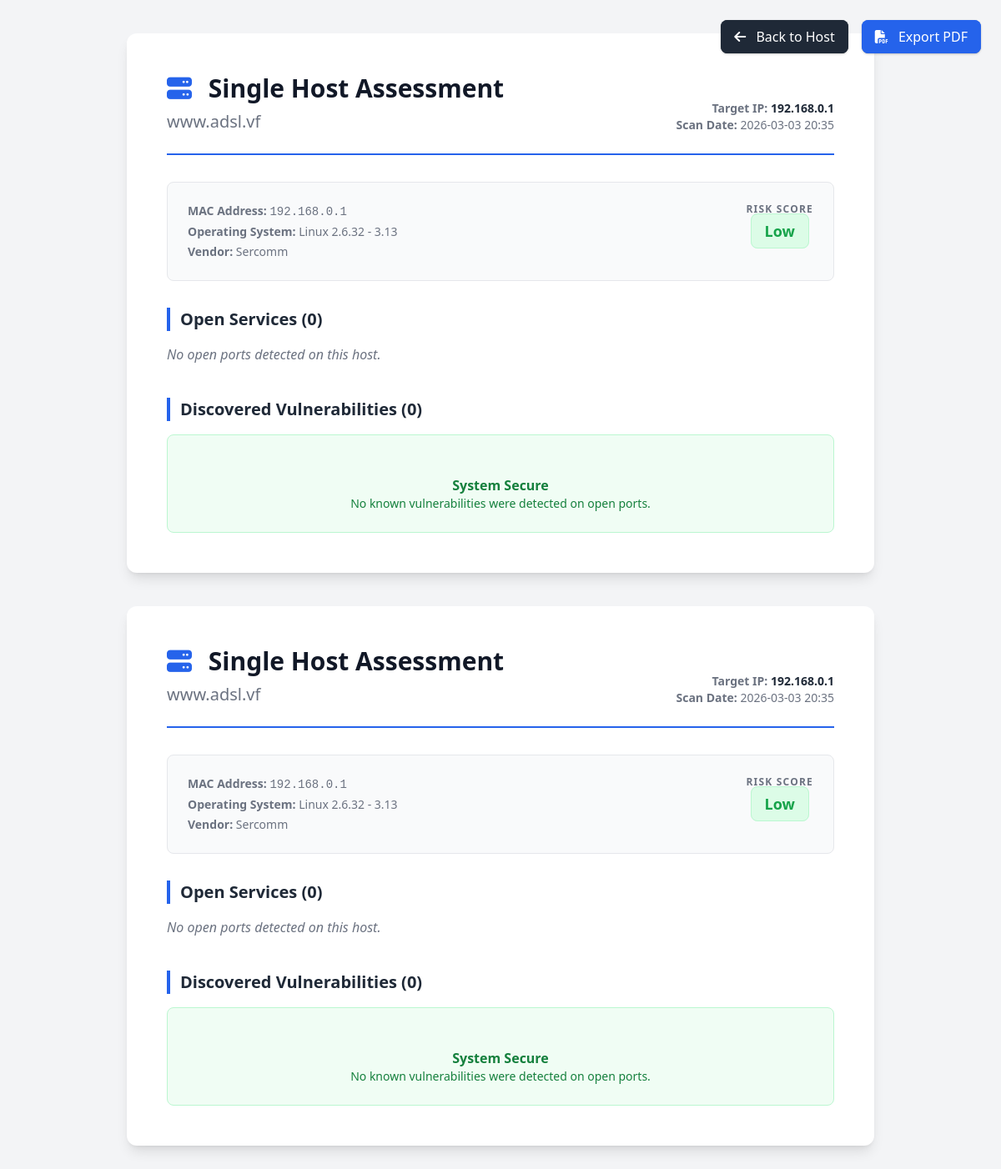
The app's page /report/192.168.0.1 with its own data.
### app/models.py (models this page shows)
class Host(Base):
    __tablename__ = "hosts"
    mac_address = Column(String, primary_key=True, index=True)
    hostname = Column(String)
    first_seen = Column(DateTime, default=datetime.datetime.utcnow)
    os_name = Column(String, nullable=True, default="Unknown")
    vendor = Column(String, nullable=True, default="Unknown")
    results = relationship("ScanResult", back_populates="host")

### app/main.py (the view)
@app.get("/report/{ip}", response_class=HTMLResponse)
async def generate_single_report(ip: str, request: Request, db: Session = Depends(get_db)):
    scan_result = db.query(models.ScanResult).filter(models.ScanResult.ip_address == ip).order_by(models.ScanResult.id.desc()).first()
    if not scan_result:
        return HTMLResponse(content="<h1>Host no encontrado para generar informe.</h1>", status_code=404)
    open_ports = [p for p in scan_result.ports if p.port_number != 0 and p.state != 'filtered']
    all_vulns = []
    for port in open_ports:
        all_vulns.extend(port.vulnerabilities)
    high_count = sum(1 for v in all_vulns if v.severity == "High")
    med_count = sum(1 for v in all_vulns if v.severity == "Medium")
    low_count = sum(1 for v in all_vulns if v.severity == "Low")
    risk_score = "Low"
    if high_count > 0: risk_score = "High"
    elif med_count > 0: risk_score = "Medium"
    elif len(open_ports) > 5: risk_score = "Medium"
    return templates.TemplateResponse("single_report.html", {
        "request": request,
        "ip": ip,
        "host": scan_result.host,
        "scan_result": scan_result,
        "ports": open_ports,
        "vulns": all_vulns,
        "risk_score": risk_score,
        "high_count": high_count,
        "med_count": med_count,
        "low_count": low_count,
        "date": scan_result.scan.timestamp.strftime('%Y-%m-%d %H:%M') if scan_result.scan else "N/A"
    })

### templates/single_report.html (shortened to what this page needs)
<!DOCTYPE html>
<html lang="en">
<head>
    <script src="https://cdn.tailwindcss.com"></script>
    <link rel="stylesheet" href="https://cdnjs.cloudflare.com/ajax/libs/font-awesome/6.4.0/css/all.min.css">
</head>
<body class="font-sans pb-20">
    <div class="no-print fixed top-6 right-6 flex space-x-4 z-50">
        <a href="/host/{{ ip }}"
            class="px-4 py-2 bg-gray-800 text-white rounded-lg shadow hover:bg-gray-700 transition"> Back to Host</a>
        <button onclick="window.print()"
            class="px-4 py-2 bg-blue-600 text-white rounded-lg shadow hover:bg-blue-500 transition"> Export PDF</button>
    </div>
    <div class="max-w-4xl mx-auto bg-white p-12 mt-10 shadow-lg rounded-xl">
        <div class="border-b-2 border-blue-600 pb-6 mb-8 flex justify-between items-end">
            <div>
                <h1 class="text-3xl font-black text-gray-900 mb-2"><i class="fa-solid fa-server text-blue-600 mr-3"></i>
                    Single Host Assessment</h1>
                <h2 class="text-xl text-gray-500 font-light">{{ host.hostname if host and host.hostname != 'Desconocido'
                    else 'Unknown Hostname' }}</h2>
            </div>
            <div class="text-right text-sm text-gray-500">
                <p><strong>Target IP:</strong> <span class="text-gray-800 font-bold">{{ ip }}</span></p>
                <p><strong>Scan Date:</strong> {{ date }}</p>
            </div>
        </div>
        <div class="flex justify-between items-start mb-8 bg-gray-50 p-6 rounded-lg border border-gray-200">
            <div>
                <p class="text-sm text-gray-500 mb-1"><strong>MAC Address:</strong> <span class="font-mono">{{
                        host.mac_address.replace('MAC-', '') if host else 'Unknown' }}</span></p>
                <p class="text-sm text-gray-500 mb-1"><strong>Operating System:</strong> {{ host.os_name if host and
                    host.os_name != 'Unknown' else 'Not detected' }}</p>
                <p class="text-sm text-gray-500"><strong>Vendor:</strong> {{ host.vendor if host and host.vendor !=
                    'Unknown' else 'Not detected' }}</p>
            </div>
            <div class="text-center">
                <p class="text-xs font-bold text-gray-500 uppercase tracking-widest mb-1">Risk Score</p>
                <span
                    class="px-4 py-2 rounded-lg text-lg font-black border {{ 'bg-red-100 text-red-600 border-red-200' if risk_score == 'High' else 'bg-orange-100 text-orange-600 border-orange-200' if risk_score == 'Medium' else 'bg-green-100 text-green-600 border-green-200' }}">
                    {{ risk_score }}
                </span>
            </div>
        </div>
        <h3 class="text-xl font-bold mb-4 text-gray-800 border-l-4 border-blue-600 pl-3">Open Services ({{ ports|length
            }})</h3>
        {% if ports|length > 0 %}
        <table class="w-full text-left text-sm border-collapse mb-10">
            <thead>
                <tr class="bg-gray-100 text-gray-600">
                    <th class="border border-gray-300 px-4 py-2">Port/Proto</th>
                    <th class="border border-gray-300 px-4 py-2">Service</th>
                    <th class="border border-gray-300 px-4 py-2">Version</th>
                </tr>
            </thead>
            <tbody>
                {% for port in ports %}
                <tr>
                    <td class="border border-gray-300 px-4 py-2 font-mono">{{ port.port_number }}/{{ port.protocol }}
                    </td>
                    <td class="border border-gray-300 px-4 py-2 uppercase">{{ port.service_name }}</td>
                    <td class="border border-gray-300 px-4 py-2 text-gray-600">{{ port.version_info }}</td>
                </tr>
                {% endfor %}
            </tbody>
        </table>
        {% else %}
        <p class="text-gray-500 italic mb-10">No open ports detected on this host.</p>
        {% endif %}
        <h3 class="text-xl font-bold mb-4 text-gray-800 border-l-4 border-blue-600 pl-3">Discovered Vulnerabilities ({{
            vulns|length }})</h3>
        {% if vulns|length > 0 %}
        <div class="flex space-x-2 text-xs font-bold mb-6">
            <span class="text-red-600 bg-red-100 px-2 py-1 rounded">{{ high_count }} High</span>
            <span class="text-orange-600 bg-orange-100 px-2 py-1 rounded">{{ med_count }} Medium</span>
            <span class="text-yellow-600 bg-yellow-100 px-2 py-1 rounded">{{ low_count }} Low</span>
        </div>
        <div class="space-y-6">
            {% for vuln in vulns %}
            <div
                class="avoid-break border-l-4 {{ 'border-red-500 bg-red-50' if vuln.severity == 'High' else 'border-orange-500 bg-orange-50' if vuln.severity == 'Medium' else 'border-yellow-500 bg-yellow-50' }} p-5 rounded-r-lg border border-gray-200">
                <div class="flex justify-between items-center mb-2">
                    <span class="font-bold text-gray-800 text-lg">{{ vuln.cve_id }}</span>
                    <span
                        class="text-sm font-bold {{ 'text-red-600' if vuln.severity == 'High' else 'text-orange-600' if vuln.severity == 'Medium' else 'text-yellow-600' }}">CVSS:
                        {{ vuln.cvss_score }} ({{ vuln.severity }})</span>
                </div>
                <p class="text-sm text-gray-800 mb-3"><strong>Affected Service:</strong> Port {{ vuln.port.port_number
                    }} ({{ vuln.port.service_name|upper }})</p>
                <p class="text-sm text-gray-700 text-justify">{{ vuln.description }}</p>
                <div class="mt-3 text-xs text-blue-600">
                    <a href="https://nvd.nist.gov/vuln/detail/{{ vuln.cve_id }}" target="_blank"
                        class="hover:underline no-print">View in NVD Database &rarr;</a>
                </div>
            </div>
            {% endfor %}
        </div>
        {% else %}
        <div class="bg-green-50 border border-green-200 p-6 rounded-lg text-center text-green-700">
            <p class="font-bold">System Secure</p>
            <p class="text-sm">No known vulnerabilities were detected on open ports.</p>
        </div>
        {% endif %}
    </div>
</body>
</html>
<!DOCTYPE html>
<html lang="en">
<head>
    <script src="https://cdn.tailwindcss.com"></script>
    <link rel="stylesheet" href="https://cdnjs.cloudflare.com/ajax/libs/font-awesome/6.4.0/css/all.min.css">
</head>
<body class="font-sans pb-20">
    <div class="no-print fixed top-6 right-6 flex space-x-4 z-50">
        <a href="/host/{{ ip }}"
            class="px-4 py-2 bg-gray-800 text-white rounded-lg shadow hover:bg-gray-700 transition"><i
                class="fa-solid fa-arrow-left mr-2"></i> Back to Host</a>
        <button onclick="window.print()"
            class="px-4 py-2 bg-blue-600 text-white rounded-lg shadow hover:bg-blue-500 transition"><i
                class="fa-solid fa-file-pdf mr-2"></i> Export PDF</button>
    </div>
    <div class="max-w-4xl mx-auto bg-white p-12 mt-10 shadow-lg rounded-xl">
        <div class="border-b-2 border-blue-600 pb-6 mb-8 flex justify-between items-end">
            <div>
                <h1 class="text-3xl font-black text-gray-900 mb-2"><i class="fa-solid fa-server text-blue-600 mr-3"></i>
                    Single Host Assessment</h1>
                <h2 class="text-xl text-gray-500 font-light">{{ host.hostname if host and host.hostname != 'Desconocido'
                    else 'Unknown Hostname' }}</h2>
            </div>
            <div class="text-right text-sm text-gray-500">
                <p><strong>Target IP:</strong> <span class="text-gray-800 font-bold">{{ ip }}</span></p>
                <p><strong>Scan Date:</strong> {{ date }}</p>
            </div>
        </div>
        <div class="flex justify-between items-start mb-8 bg-gray-50 p-6 rounded-lg border border-gray-200">
            <div>
                <p class="text-sm text-gray-500 mb-1"><strong>MAC Address:</strong> <span class="font-mono">{{
                        host.mac_address.replace('MAC-', '') if host else 'Unknown' }}</span></p>
                <p class="text-sm text-gray-500 mb-1"><strong>Operating System:</strong> {{ host.os_name if host and
                    host.os_name != 'Unknown' else 'Not detected' }}</p>
                <p class="text-sm text-gray-500"><strong>Vendor:</strong> {{ host.vendor if host and host.vendor !=
                    'Unknown' else 'Not detected' }}</p>
            </div>
            <div class="text-center">
                <p class="text-xs font-bold text-gray-500 uppercase tracking-widest mb-1">Risk Score</p>
                <span
                    class="px-4 py-2 rounded-lg text-lg font-black border {{ 'bg-red-100 text-red-600 border-red-200' if risk_score == 'High' else 'bg-orange-100 text-orange-600 border-orange-200' if risk_score == 'Medium' else 'bg-green-100 text-green-600 border-green-200' }}">
                    {{ risk_score }}
                </span>
            </div>
        </div>
        <h3 class="text-xl font-bold mb-4 text-gray-800 border-l-4 border-blue-600 pl-3">Open Services ({{ ports|length
            }})</h3>
        {% if ports|length > 0 %}
        <table class="w-full text-left text-sm border-collapse mb-10">
            <thead>
                <tr class="bg-gray-100 text-gray-600">
                    <th class="border border-gray-300 px-4 py-2">Port/Proto</th>
                    <th class="border border-gray-300 px-4 py-2">Service</th>
                    <th class="border border-gray-300 px-4 py-2">Version</th>
                </tr>
            </thead>
            <tbody>
                {% for port in ports %}
                <tr>
                    <td class="border border-gray-300 px-4 py-2 font-mono">{{ port.port_number }}/{{ port.protocol }}
                    </td>
                    <td class="border border-gray-300 px-4 py-2 uppercase">{{ port.service_name }}</td>
                    <td class="border border-gray-300 px-4 py-2 text-gray-600">{{ port.version_info }}</td>
                </tr>
                {% endfor %}
            </tbody>
        </table>
        {% else %}
        <p class="text-gray-500 italic mb-10">No open ports detected on this host.</p>
        {% endif %}
        <h3 class="text-xl font-bold mb-4 text-gray-800 border-l-4 border-blue-600 pl-3">Discovered Vulnerabilities ({{
            vulns|length }})</h3>
        {% if vulns|length > 0 %}
        <div class="flex space-x-2 text-xs font-bold mb-6">
            <span class="text-red-600 bg-red-100 px-2 py-1 rounded">{{ high_count }} High</span>
            <span class="text-orange-600 bg-orange-100 px-2 py-1 rounded">{{ med_count }} Medium</span>
            <span class="text-yellow-600 bg-yellow-100 px-2 py-1 rounded">{{ low_count }} Low</span>
        </div>
        <div class="space-y-6">
            {% for vuln in vulns %}
            <div
                class="avoid-break border-l-4 {{ 'border-red-500 bg-red-50' if vuln.severity == 'High' else 'border-orange-500 bg-orange-50' if vuln.severity == 'Medium' else 'border-yellow-500 bg-yellow-50' }} p-5 rounded-r-lg border border-gray-200">
                <div class="flex justify-between items-center mb-2">
                    <span class="font-bold text-gray-800 text-lg">{{ vuln.cve_id }}</span>
                    <span
                        class="text-sm font-bold {{ 'text-red-600' if vuln.severity == 'High' else 'text-orange-600' if vuln.severity == 'Medium' else 'text-yellow-600' }}">CVSS:
                        {{ vuln.cvss_score }} ({{ vuln.severity }})</span>
                </div>
                <p class="text-sm text-gray-800 mb-3"><strong>Affected Service:</strong> Port {{ vuln.port.port_number
                    }} ({{ vuln.port.service_name|upper }})</p>
                <p class="text-sm text-gray-700 text-justify">{{ vuln.description }}</p>
                <div class="mt-3 text-xs text-blue-600">
                    <a href="https://nvd.nist.gov/vuln/detail/{{ vuln.cve_id }}" target="_blank"
                        class="hover:underline no-print">View in NVD Database &rarr;</a>
                </div>
            </div>
            {% endfor %}
        </div>
        {% else %}
        <div class="bg-green-50 border border-green-200 p-6 rounded-lg text-center text-green-700">
            <p class="font-bold">System Secure</p>
            <p class="text-sm">No known vulnerabilities were detected on open ports.</p>
        </div>
        {% endif %}
    </div>
</body>
</html>

### templates/single_report.html (style rules this page uses)
body { background-color: #f3f4f6; color: #1f2937; }

### records on screen
Host: hostname "www.adsl.vf", os_name "Linux 2.6.32 - 3.13", vendor "Sercomm"

### other values on screen
{{ ip }} "192.168.0.1"
{{ date }} "2026-03-03 20:35"
{{ host.mac_address.replace('MAC-', '') if host else 'Unknown' }} "192.168.0.1"
{{ risk_score }} "Low"
{{ ports|length }} "0"
{{ vulns|length }} "0"
